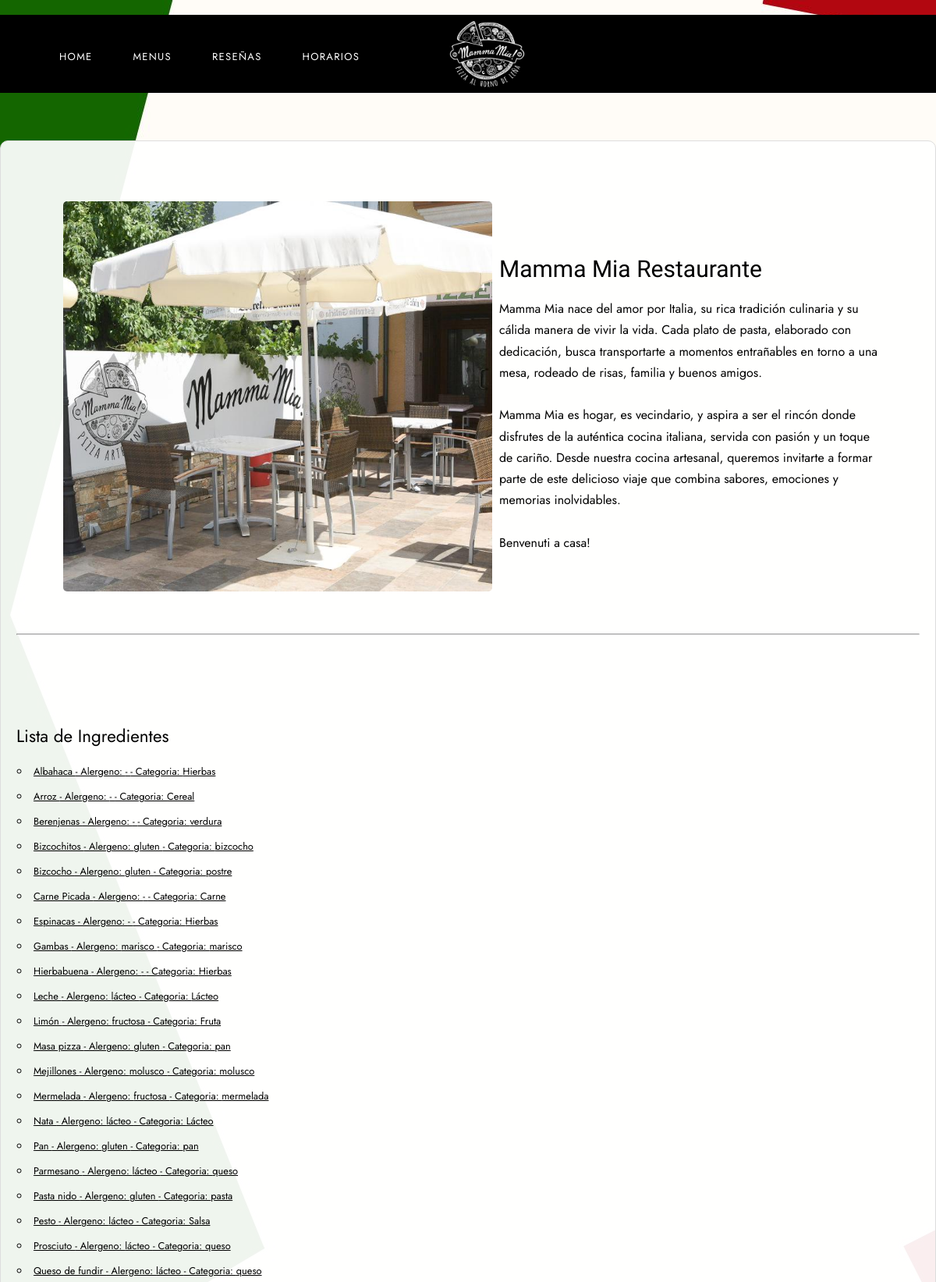
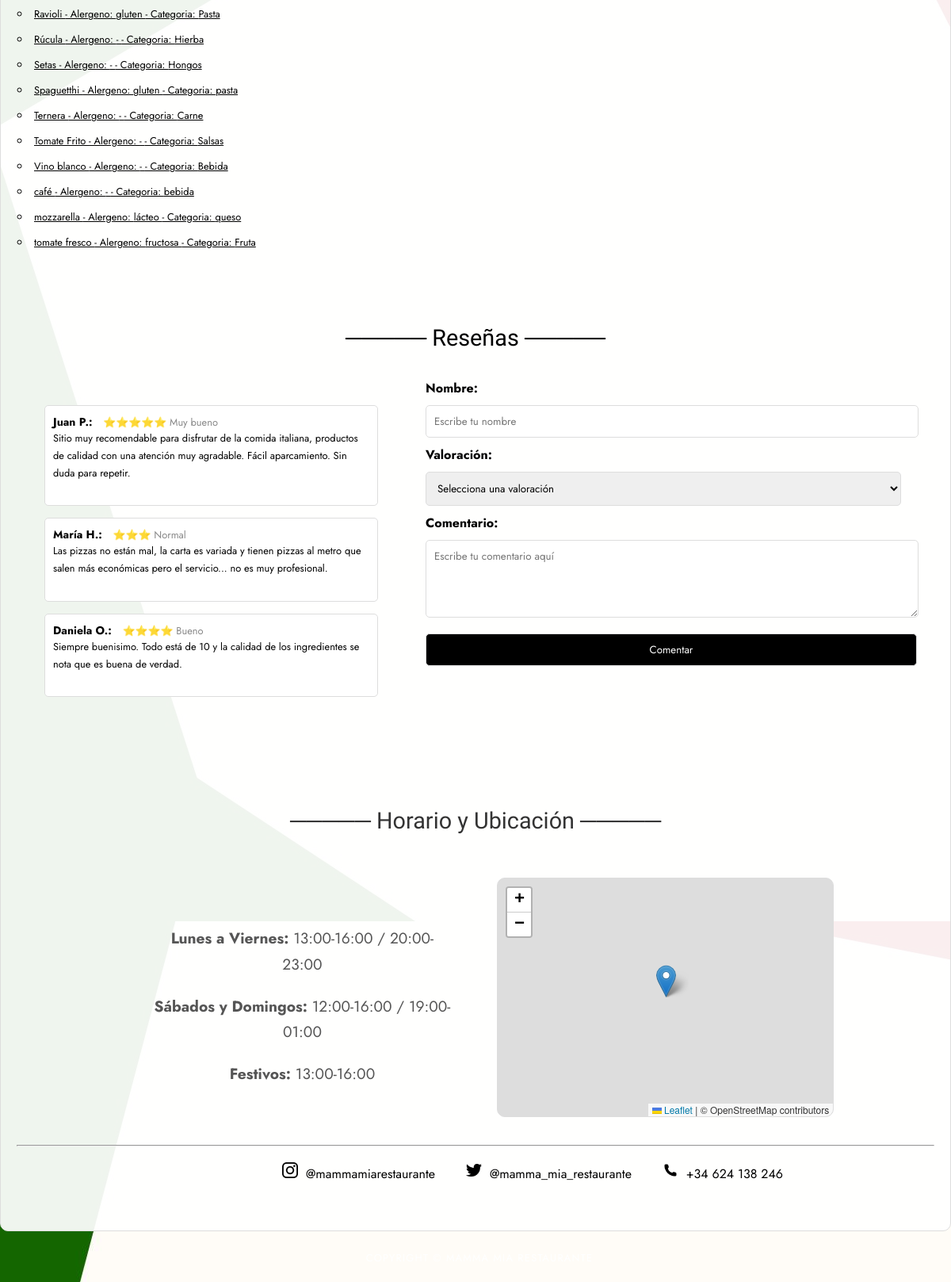
/MammaMiaAPP/listadoDeIngredientes/ (signed in), run on the app's committed database (2 pictures, top to bottom).
### MammaMiaAPP/models.py (models this page shows, shortened)
class Ingrediente(models.Model):
    nombre = models.CharField(max_length=50)
    alergeno = models.CharField(max_length=50)
    categoria = models.CharField(max_length=50)
    plato = models.ManyToManyField(Plato, related_name='ingredientes')
    class Meta:
        permissions = [
            ("can_view_ingrediente", "Can view ingrediente"),
            ("can_edit_ingrediente", "Can edit ingrediente"),
        ]

### MammaMiaAPP/views.py (the view)
# urls.py: path('listadoDeIngredientes/', views.listaIngredientes, name='listaE'),
@permission_required('myapp.can_view_ingrediente', raise_exception=True)
def listaIngredientes(request):
    ingredientes = Ingrediente.objects.order_by('nombre')
    return render(request, 'listaI.html', {'lista_ingredientes': ingredientes})

### MammaMiaAPP/templates/listaI.html
{% extends 'base.html' %}
{% block contenido %}
<h1>Lista de Ingredientes</h1>
<ul>
{% for ingrediente in lista_ingredientes %}
    <li>
        <a href="{% url 'detalleINGREDIENTEConPlantillas' ingrediente.id %}">
            {{ ingrediente.nombre }} - Alergeno: {{ ingrediente.alergeno }} - Categoria: {{ ingrediente.categoria }}
        </a>
    </li>
{% endfor %}
</ul>
{%endblock%}

### MammaMiaAPP/static/style/style.css (style rules this page uses)
html { height: 100%; }
html { scroll-behavior: smooth; }
html, body { margin: 0; padding: 0; overflow-x: hidden; width: 100%; }
* { margin: 0; padding: 0; }
body { font: normal .80em 'Jost', sans-serif; background-image: url("fondoSiteCont.jpg"); background-position: cover; background-repeat: repeat; color: #000; }
h1, h2, h3, h4, h5, h6 { font: normal 175% 'Jost', sans-serif; color: #000; margin: 0 0 15px 0; padding: 15px 0 5px 0; }
a, a:hover { outline: none; text-decoration: underline; color: #000; }
ul { margin: 2px 0 22px 17px; }
ul li { list-style-type: circle; margin: 0 0 6px 0; padding: 0 0 7px 5px; }

### data on the page
Ingrediente: nombre "Albahaca", alergeno "-", categoria "Hierbas"
Ingrediente: nombre "Arroz", alergeno "-", categoria "Cereal"
Ingrediente: nombre "Berenjenas", alergeno "-", categoria "verdura"
Ingrediente: nombre "Bizcochitos", alergeno "gluten", categoria "bizcocho"
Ingrediente: nombre "Bizcocho", alergeno "gluten", categoria "postre"
Ingrediente: nombre "Carne Picada", alergeno "-", categoria "Carne"
Ingrediente: nombre "Espinacas", alergeno "-", categoria "Hierbas"
Ingrediente: nombre "Gambas", alergeno "marisco", categoria "marisco"
Ingrediente: nombre "Hierbabuena", alergeno "-", categoria "Hierbas"
Ingrediente: nombre "Leche", alergeno "lácteo", categoria "Lácteo"
Ingrediente: nombre "Limón", alergeno "fructosa", categoria "Fruta"
Ingrediente: nombre "Masa pizza", alergeno "gluten", categoria "pan"
Ingrediente: nombre "Mejillones", alergeno "molusco", categoria "molusco"
Ingrediente: nombre "Mermelada", alergeno "fructosa", categoria "mermelada"
Ingrediente: nombre "Nata", alergeno "lácteo", categoria "Lácteo"
Ingrediente: nombre "Pan", alergeno "gluten", categoria "pan"
Ingrediente: nombre "Parmesano", alergeno "lácteo", categoria "queso"
Ingrediente: nombre "Pasta nido", alergeno "gluten", categoria "pasta"
Ingrediente: nombre "Pesto", alergeno "lácteo", categoria "Salsa"
Ingrediente: nombre "Prosciuto", alergeno "lácteo", categoria "queso"
Ingrediente: nombre "Queso de fundir", alergeno "lácteo", categoria "queso"
Ingrediente: nombre "Ravioli", alergeno "gluten", categoria "Pasta"
Ingrediente: nombre "Rúcula", alergeno "-", categoria "Hierba"
Ingrediente: nombre "Setas", alergeno "-", categoria "Hongos"
Ingrediente: nombre "Spaguetthi", alergeno "gluten", categoria "pasta"
Ingrediente: nombre "Ternera", alergeno "-", categoria "Carne"
Ingrediente: nombre "Tomate Frito", alergeno "-", categoria "Salsas"
Ingrediente: nombre "Vino blanco", alergeno "-", categoria "Bebida"
Ingrediente: nombre "café", alergeno "-", categoria "bebida"
Ingrediente: nombre "mozzarella", alergeno "lácteo", categoria "queso"
Ingrediente: nombre "tomate fresco", alergeno "fructosa", categoria "Fruta"
